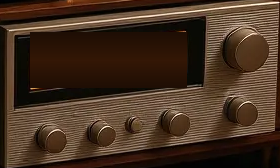
#> input picture Assets/receiver_patch.png, 280 x 168 px
$ python composite_receiver.py
#> lines starting #> are read from the running program, lines starting #| are printed output that depends on the picture; pictures that were not available may be replaced by others from this repository, and a replacement may not be noted
#!/usr/bin/env python3
"""Places the vintage receiver (Assets/receiver_patch.png, generated with FLUX.1 Kontext for this room)
into the open cubby of each scene's original room photo, graded to that room's light.

    python3 scripts/composite_receiver.py

Reads Scenes/<Scene>/_sources/background_source.png, writes Scenes/<Scene>/background.png.
The receiver's display window and knobs line up with the `receiver` block in each scene.json.
"""
from pathlib import Path
from PIL import Image, ImageDraw, ImageEnhance, ImageFilter

ROOT = Path(__file__).resolve().parent.parent
PATCH = Image.open(ROOT / "Assets/receiver_patch.png").convert("RGB")
#> PATCH is the input picture: PIL image 280x168 RGB; mean R, G, B 69.6, 48.5, 32.7
# x, bottom y, width in the 1536x1024 room photos (cubby floor, right of the records).
X, BOTTOM, WIDTH = 743, 711, 190
GRADES = {  # brightness, (r, g, b) multipliers
    "Evening": (0.72, (1.0, 1.0, 1.0)),
    "RainyWindow": (0.58, (0.92, 0.97, 1.08)),
    "Minimal": (0.80, (1.0, 0.98, 0.95)),
}

for scene, (bright, tint) in GRADES.items():
    src = ROOT / f"Scenes/{scene}/_sources/background_source.png"
    bg = Image.open(src).convert("RGB")
    h = round(PATCH.height * WIDTH / PATCH.width)
#> h = 114
    rx = PATCH.resize((WIDTH, h), Image.LANCZOS).filter(ImageFilter.UnsharpMask(radius=1.2, percent=60, threshold=2))
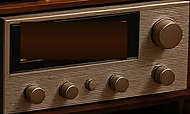
#> rx: PIL image 190x114 RGB; mean R, G, B 69.6, 48.8, 33.3
    rx = ImageEnhance.Brightness(rx).enhance(bright)
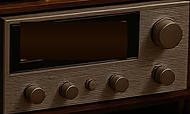
#> rx: PIL image 190x114 RGB; mean R, G, B 49.7, 34.7, 23.5
    r, g, b = rx.split()
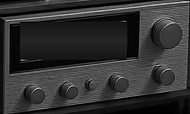
#> r: PIL image 190x114 L; min 0, max 183, mean 49.7
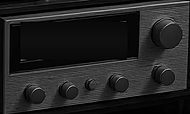
#> g: PIL image 190x114 L; min 0, max 183, mean 34.7
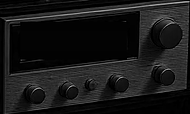
#> b: PIL image 190x114 L; min 0, max 183, mean 23.5
    rx = Image.merge("RGB", [ch.point(lambda v, m=m: min(255, int(v * m))) for ch, m in zip((r, g, b), tint)])
    # The console top shades the receiver's upper part.
    shade = Image.new("L", (WIDTH, h), 0)
#> shade: PIL image 190x114 L; every value is 0
    sd = ImageDraw.Draw(shade)
    for yy in range(h):
        sd.line([(0, yy), (WIDTH, yy)], fill=max(0, int(110 * (1 - yy / (h * 0.45)))))
    rx = Image.composite(Image.new("RGB", (WIDTH, h), (0, 0, 0)), rx, shade)
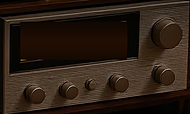
#> rx: PIL image 190x114 RGB; mean R, G, B 44.5, 31.1, 21
    oy = BOTTOM - h
#> oy = 597
    out = bg.copy()
    out.paste(rx, (X, oy), Image.new("L", (WIDTH, h), 255).filter(ImageFilter.GaussianBlur(0.8)))
    contact = Image.new("RGBA", out.size, (0, 0, 0, 0))
#> contact: PIL image 280x168 RGBA; every value is 0
    ImageDraw.Draw(contact).ellipse([X + 4, oy + h - 4, X + WIDTH - 4, oy + h + 8], fill=(0, 0, 0, 120))
    out = Image.alpha_composite(out.convert("RGBA"), contact.filter(ImageFilter.GaussianBlur(4))).convert("RGB")
    out.save(ROOT / f"Scenes/{scene}/background.png")
    print(f"{scene}: receiver at x={X} y={oy} {WIDTH}x{h}")
#| Evening: receiver at x=743 y=597 190x114
#> (the run stopped early here; a loop or call above may not have finished)
